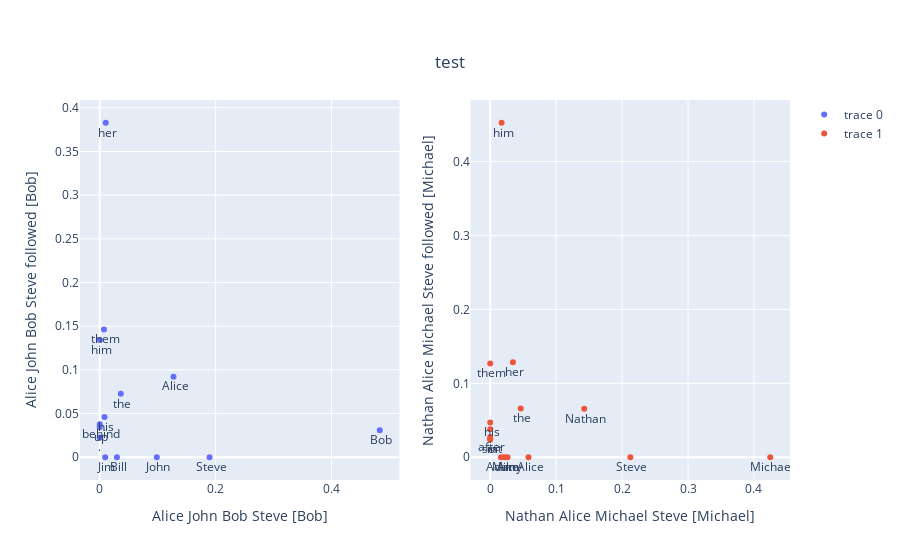
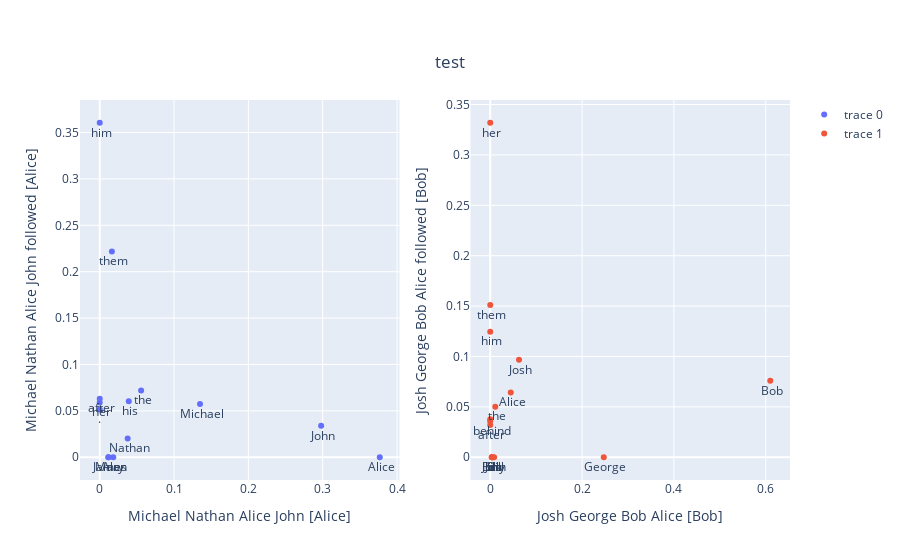

The code cell stored with these charts, in order, in its notebook:
### Code cell
plot_two(prompt1, prompt2, prompt3, prompt4, f"{A1} {B1} {C1} {D1} [{C1}]", f"{A1} {B1} {C1} {D1} followed [{C1}]", f"{A2} {B2} {C2} {D2} [{C2}]", f"{A2} {B2} {C2} {D2} followed [{C2}]")
plot_two(prompt5, prompt6, prompt7, prompt8, f"{A3} {B3} {C3} {D3} [{C3}]", f"{A3} {B3} {C3} {D3} followed [{C3}]", f"{A4} {B4} {C4} {D4} [{C4}]", f"{A4} {B4} {C4} {D4} followed [{C4}]")

### Figure 1 — Plotly figure (JSON) as saved in the notebook; plotly's stock layout.template omitted (floating-point values rounded to 4 significant figures)
{"data": [{"mode": "markers+text", "text": [" Alice", " his", " Jim", " behind", " up", " him", " Steve", " the", " her", " John", " Bill", " them", ".", " Bob"], "textposition": "bottom center", "type": "scatter", "x": [0.1273, 0.008317, 0.00945, 0, 0, 0, 0.1895, 0.03637, 0.01035, 0.09848, 0.0297, 0.007262, 0, 0.4832], "xaxis": "x", "y": [0.09219, 0.04614, 0, 0.03788, 0.03422, 0.1342, 0, 0.07268, 0.3829, 0, 0, 0.1463, 0.02251, 0.03103], "yaxis": "y"}, {"mode": "markers+text", "text": [" Nathan", " Alice", " Mike", " his", " him", " Adam", " in", " Steve", " Amy", " the", " her", " suit", " after", " them", ".", " Michael"], "textposition": "bottom center", "type": "scatter", "x": [0.1426, 0.05808, 0.02149, 0, 0.01728, 0.01622, 0, 0.2125, 0.02634, 0.04627, 0.0344, 0, 0, 0, 0, 0.4247], "xaxis": "x2", "y": [0.0655, 0, 0, 0.04705, 0.4525, 0, 0.02458, 0, 0, 0.06595, 0.1284, 0.02384, 0.02738, 0.127, 0.03785, 0], "yaxis": "y2"}], "layout": {"title": {"text": "test", "x": 0.5, "xanchor": "center", "y": 0.9, "yanchor": "top"}, "xaxis": {"anchor": "y", "domain": [0, 0.45], "title": {"text": "Alice John Bob Steve [Bob]"}}, "xaxis2": {"anchor": "y2", "domain": [0.55, 1], "title": {"text": "Nathan Alice Michael Steve [Michael]"}}, "yaxis": {"anchor": "x", "domain": [0, 1], "title": {"text": "Alice John Bob Steve followed [Bob]"}}, "yaxis2": {"anchor": "x2", "domain": [0, 1], "title": {"text": "Nathan Alice Michael Steve followed [Michael]"}}}}

### Figure 2 — Plotly figure (JSON) as saved in the notebook; plotly's stock layout.template omitted (floating-point values rounded to 4 significant figures)
{"data": [{"mode": "markers+text", "text": [" Alice", " his", " Nathan", " him", " Alan", " the", " Mary", " her", " John", " James", " them", " after", ".", " Michael"], "textposition": "bottom center", "type": "scatter", "x": [0.3768, 0.03906, 0.0376, 0, 0.01823, 0.05573, 0.01145, 0, 0.2979, 0.01201, 0.01632, 0, 0, 0.1349], "xaxis": "x", "y": [0, 0.06044, 0.02034, 0.3605, 0, 0.07184, 0, 0.05913, 0.03393, 0, 0.2216, 0.06309, 0.05156, 0.05748], "yaxis": "y"}, {"mode": "markers+text", "text": [" Alice", " his", " Jim", " them", " George", " him", " behind", " Josh", " the", " her", " John", " Bill", " after", " Billy", ".", " Bob"], "textposition": "bottom center", "type": "scatter", "x": [0.04467, 0.003849, 0.003171, 0, 0.2473, 0, 0, 0.06273, 0.011, 0, 0.004754, 0.008454, 0, 0.004234, 0, 0.6099], "xaxis": "x2", "y": [0.06421, 0, 0, 0.151, 0, 0.1246, 0.03571, 0.0967, 0.05022, 0.3319, 0, 0, 0.03211, 0, 0.03773, 0.07587], "yaxis": "y2"}], "layout": {"title": {"text": "test", "x": 0.5, "xanchor": "center", "y": 0.9, "yanchor": "top"}, "xaxis": {"anchor": "y", "domain": [0, 0.45], "title": {"text": "Michael Nathan Alice John [Alice]"}}, "xaxis2": {"anchor": "y2", "domain": [0.55, 1], "title": {"text": "Josh George Bob Alice [Bob]"}}, "yaxis": {"anchor": "x", "domain": [0, 1], "title": {"text": "Michael Nathan Alice John followed [Alice]"}}, "yaxis2": {"anchor": "x2", "domain": [0, 1], "title": {"text": "Josh George Bob Alice followed [Bob]"}}}}
